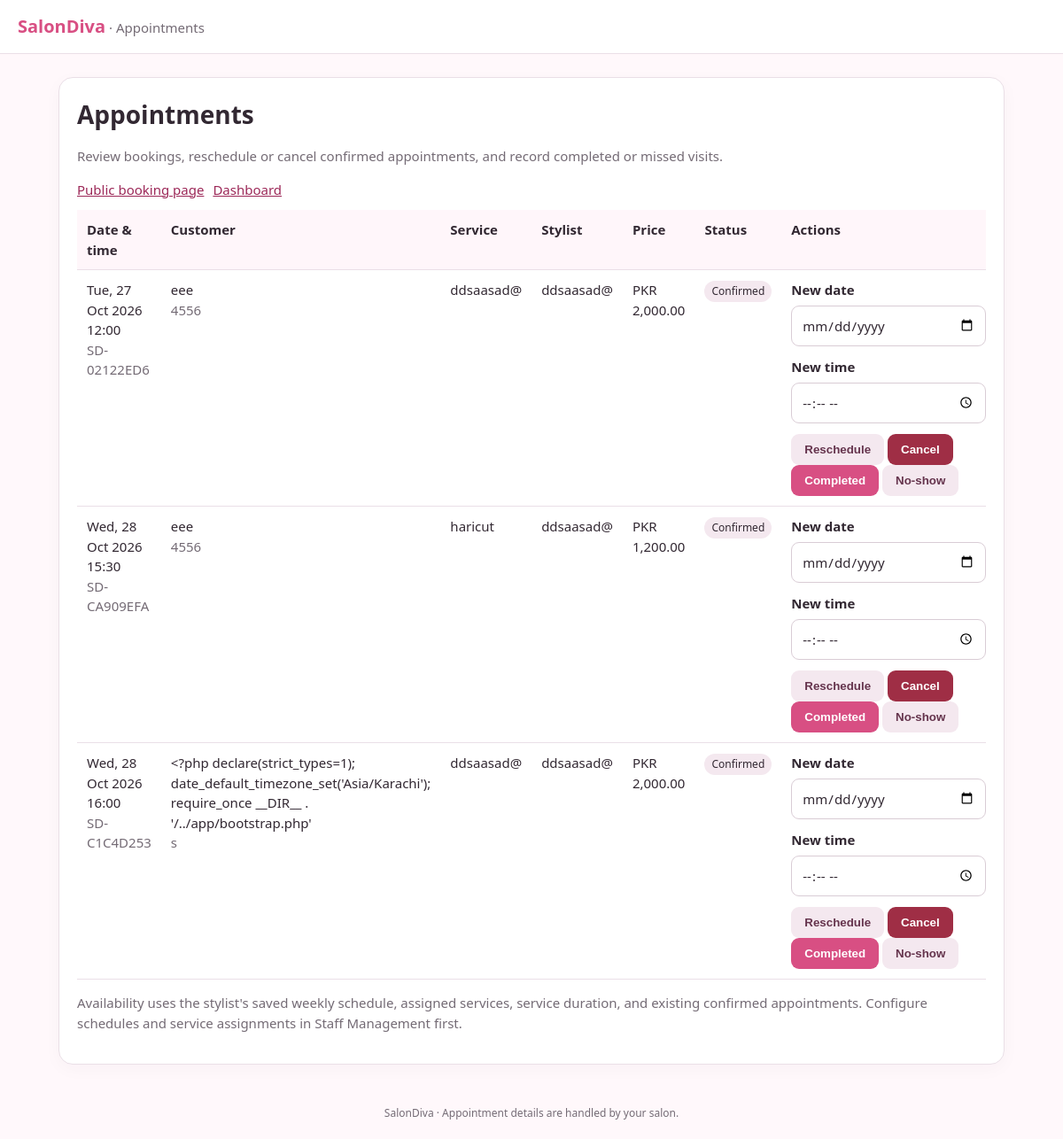
The app's page /appointments.php (signed in) with its own data.
### tables this page shows
CREATE TABLE `appointments` (
  `id` bigint(20) UNSIGNED NOT NULL,
  `booking_code` varchar(20) NOT NULL,
  `customer_id` bigint(20) UNSIGNED NOT NULL,
  `stylist_user_id` bigint(20) UNSIGNED NOT NULL,
  `service_id` bigint(20) UNSIGNED NOT NULL,
  `starts_at` datetime NOT NULL,
  `ends_at` datetime NOT NULL,
  `service_name_snapshot` varchar(120) NOT NULL,
  `service_price_snapshot` decimal(10,2) NOT NULL,
  `status` enum('confirmed','cancelled','completed','no_show') NOT NULL DEFAULT 'confirmed',
  `notes` varchar(1000) DEFAULT NULL,
  `manage_token_hash` char(64) DEFAULT NULL,
  `created_by` bigint(20) UNSIGNED DEFAULT NULL,
  `cancelled_at` datetime DEFAULT NULL,
  `cancelled_by` bigint(20) UNSIGNED DEFAULT NULL,
  `created_at` timestamp NOT NULL DEFAULT current_timestamp(),
  `updated_at` timestamp NOT NULL DEFAULT current_timestamp() ON UPDATE current_timestamp()
);

CREATE TABLE `customers` (
  `id` bigint(20) UNSIGNED NOT NULL,
  `name` varchar(120) NOT NULL,
  `email` varchar(254) DEFAULT NULL,
  `phone` varchar(40) DEFAULT NULL,
  `notes` text DEFAULT NULL,
  `is_active` tinyint(1) NOT NULL DEFAULT 1,
  `created_by` bigint(20) UNSIGNED DEFAULT NULL,
  `created_at` timestamp NOT NULL DEFAULT current_timestamp(),
  `updated_at` timestamp NOT NULL DEFAULT current_timestamp() ON UPDATE current_timestamp()
);

CREATE TABLE `users` (
  `id` bigint(20) UNSIGNED NOT NULL,
  `name` varchar(120) NOT NULL,
  `email` varchar(254) NOT NULL,
  `username` varchar(80) DEFAULT NULL,
  `password_hash` varchar(255) NOT NULL,
  `role` enum('admin','receptionist','stylist') NOT NULL DEFAULT 'stylist',
  `is_active` tinyint(1) NOT NULL DEFAULT 1,
  `account_status` enum('pending','approved','rejected') NOT NULL DEFAULT 'pending',
  `created_at` timestamp NOT NULL DEFAULT current_timestamp(),
  `updated_at` timestamp NOT NULL DEFAULT current_timestamp() ON UPDATE current_timestamp()
);

### app/db.php (called while the page is built, shortened)
<?php
function db(): PDO
{
    static $pdo = null;
    if ($pdo instanceof PDO) {
        return $pdo;
    }
    $config = require __DIR__ . '/config.php';
    $host = (string)($config['db_host'] ?? '127.0.0.1');
    $dbname = (string)($config['db_name'] ?? 'salondiva');
    $user = (string)($config['db_user'] ?? 'root');
    $pass = (string)($config['db_pass'] ?? '');
    $port = !empty($config['db_port']) ? (int)$config['db_port'] : 3306;
    $portStr = ($port > 0 && $port !== 3306) ? ";port={$port}" : '';
    $options = [
        PDO::ATTR_ERRMODE => PDO::ERRMODE_EXCEPTION,
        PDO::ATTR_DEFAULT_FETCH_MODE => PDO::FETCH_ASSOC,
        PDO::ATTR_EMULATE_PREPARES => false,
    ];
    $hostsToTry = array_unique([$host, '127.0.0.1', 'localhost']);
    $lastError = null;
    foreach ($hostsToTry as $currentHost) {
        try {
            $dsn = sprintf('mysql:host=%s%s;dbname=%s;charset=utf8mb4', $currentHost, $portStr, $dbname);
            $pdo = new PDO($dsn, $user, $pass, $options);
            return $pdo;
        } catch (PDOException $e) {
            $lastError = $e;
            if ($e->getCode() === 1049 || stripos($e->getMessage(), 'Unknown database') !== false) {
                try {
                    $serverDsn = sprintf('mysql:host=%s%s;charset=utf8mb4', $currentHost, $portStr);
                    $serverPdo = new PDO($serverDsn, $user, $pass, $options);
                    $serverPdo->exec("CREATE DATABASE IF NOT EXISTS `{$dbname}` CHARACTER SET utf8mb4 COLLATE utf8mb4_unicode_ci");
                    $pdo = new PDO($dsn, $user, $pass, $options);
                    $sqlFile = dirname(__DIR__) . DIRECTORY_SEPARATOR . 'salondiva.sql';
                    if (file_exists($sqlFile)) {
                        $sql = file_get_contents($sqlFile);
                        if ($sql !== false && trim($sql) !== '') {
                            $pdo->exec($sql);
                        }
                    }
                    return $pdo;
                } catch (Throwable $initEx) {
                    $lastError = $initEx;
                }
            }
        }
    }
    throw new RuntimeException(
        'Database connection failed. Please ensure MySQL is running in XAMPP: ' . ($lastError ? $lastError->getMessage() : 'unknown error'),
        0,
        $lastError
    );
}

### app/auth.php (called while the page is built, shortened)
<?php
require_once __DIR__ . '/db.php';
function current_user(): ?array
{
    $stmt = db()->prepare(
        'SELECT id, name, email, username, role, is_active, account_status FROM users WHERE id = :id LIMIT 1'
    );
    $stmt->execute(['id' => (int) $_SESSION['user_id']]);
    $user = $stmt->fetch();
    return $user;
}
function require_login(): array
{
    $user = current_user();
    return $user;
}
function require_role(string ...$roles): array
{
    $user = require_login();
    return $user;
}

### public/appointments.php (the view, shortened to what this page needs)
<?php
require_once __DIR__ . '/../app/appointment_helpers.php';
$user=require_role('admin','receptionist','stylist'); $pdo=db(); $error=''; $notice='';
if ($user['role']==='stylist') {
    $q=$pdo->prepare('SELECT a.*,c.name customer_name,c.phone customer_phone,u.name stylist_name FROM appointments a JOIN customers c ON c.id=a.customer_id JOIN users u ON u.id=a.stylist_user_id WHERE a.stylist_user_id=? AND a.starts_at>=DATE_SUB(NOW(),INTERVAL 30 DAY) ORDER BY a.starts_at LIMIT 200'); $q->execute([(int)$user['id']]); $rows=$q->fetchAll();
} else {
    $rows=$pdo->query('SELECT a.*,c.name customer_name,c.phone customer_phone,u.name stylist_name FROM appointments a JOIN customers c ON c.id=a.customer_id JOIN users u ON u.id=a.stylist_user_id WHERE a.starts_at>=DATE_SUB(NOW(),INTERVAL 30 DAY) ORDER BY a.starts_at LIMIT 300')->fetchAll();
}
?>
<section class="card"><h1>Appointments</h1><p class="muted">Review bookings, reschedule or cancel confirmed appointments, and record completed or missed visits.</p><div class="nav"><a href="booking.php">Public booking page</a><a href="dashboard.php">Dashboard</a></div><?php if($error!==''): ?><div class="alert error"><?=sd_appt_h($error)?></div><?php endif; ?><?php if($notice!==''): ?><div class="alert"><?=sd_appt_h($notice)?></div><?php endif; ?><div class="tablewrap"><table><thead><tr><th>Date & time</th><th>Customer</th><th>Service</th><th>Stylist</th><th>Price</th><th>Status</th><th>Actions</th></tr></thead><tbody>
<?php foreach($rows as $a): ?><tr><td><?=sd_appt_h(date('D, d M Y H:i',strtotime((string)$a['starts_at'])))?><br><span class="hint"><?=sd_appt_h((string)$a['booking_code'])?></span></td><td><?=sd_appt_h((string)$a['customer_name'])?><br><span class="hint"><?=sd_appt_h((string)($a['customer_phone']??''))?></span></td><td><?=sd_appt_h((string)$a['service_name_snapshot'])?></td><td><?=sd_appt_h((string)$a['stylist_name'])?></td><td>PKR <?=number_format((float)$a['service_price_snapshot'],2)?></td><td><span class="pill"><?=sd_appt_h(ucfirst(str_replace('_',' ',(string)$a['status'])))?></span></td><td><?php if($a['status']==='confirmed'): ?><form method="post" style="min-width:220px"><input type="hidden" name="_csrf" value="<?=sd_appt_h(csrf_token())?>"><input type="hidden" name="appointment_id" value="<?=(int)$a['id']?>"><?php if(in_array($user['role'],['admin','receptionist'],true)): ?><input type="hidden" name="action" value="reschedule"><div class="field"><label>New date</label><input type="date" name="appointment_date" min="<?=date('Y-m-d')?>" max="<?=date('Y-m-d',strtotime('+90 days'))?>" required></div><div class="field"><label>New time</label><input type="time" name="start_time" step="900" required></div><button class="btn light" type="submit">Reschedule</button> <button class="btn danger" type="submit" name="action" value="cancel" onclick="return confirm('Cancel this appointment?')">Cancel</button><?php endif; ?><button class="btn" type="submit" name="action" value="completed">Completed</button> <button class="btn light" type="submit" name="action" value="no_show">No-show</button></form><?php else: ?><span class="hint">No actions</span><?php endif; ?></td></tr><?php endforeach; ?><?php if(!$rows): ?><tr><td colspan="7">No appointments in the last 30 days or upcoming.</td></tr><?php endif; ?></tbody></table></div><p class="hint">Availability uses the stylist's saved weekly schedule, assigned services, service duration, and existing confirmed appointments. Configure schedules and service assignments in Staff Management first.</p></section>

### app/appointment_helpers.php (style rules this page uses)
:root { --pink:#d84f83;--ink:#322832;--muted:#746b75;--line:#eadfe7;--bg:#fff8fb;--card:#fff;--good:#e7f8ed;--bad:#fff0f0 }
* { box-sizing:border-box }
body { margin:0;background:var(--bg);color:var(--ink);font:15px/1.5 system-ui,-apple-system,Segoe UI,sans-serif }
.card { background:var(--card);border:1px solid var(--line);border-radius:16px;padding:20px;margin:0 0 18px;box-shadow:0 5px 20px #44223b08 }
h1 { font-size:28px;margin:0 0 8px }
.muted,.hint { color:var(--muted) }
.field { display:flex;flex-direction:column;gap:6px;margin-bottom:12px }
label { font-weight:650 }
input,select,textarea { width:100%;border:1px solid #d9ccd5;border-radius:9px;padding:10px 11px;background:#fff;color:var(--ink);font:inherit }
.btn { display:inline-block;border:0;border-radius:9px;padding:10px 15px;background:var(--pink);color:#fff;text-decoration:none;font-weight:700;cursor:pointer }
.btn.light { background:#f4e8ef;color:#65344d }
.btn.danger { background:#9f2e45 }
.tablewrap { overflow:auto }
table { border-collapse:collapse;width:100%;min-width:740px }
th,td { text-align:left;padding:11px;border-bottom:1px solid var(--line);vertical-align:top }
th { background:#fff6fa }
.pill { display:inline-block;padding:3px 8px;border-radius:20px;background:#f4e8ef;font-size:12px }
.nav { display:flex;gap:10px;flex-wrap:wrap;margin:12px 0 }
.nav a { color:#9c2858 }

### records on screen
appointments: starts_at "Tue, 27 Oct 2026 12:00", booking_code "SD-02122ED6", customer.name "eee", customer.phone "4556", service_name_snapshot "ddsaasad@", stylist_user.name "ddsaasad@", service_price_snapshot "2,000.00", status "Confirmed"
appointments: starts_at "Wed, 28 Oct 2026 15:30", booking_code "SD-CA909EFA", customer.name "eee", customer.phone "4556", service_name_snapshot "haricut", stylist_user.name "ddsaasad@", service_price_snapshot "1,200.00", status "Confirmed"
appointments: starts_at "Wed, 28 Oct 2026 16:00", booking_code "SD-C1C4D253", customer.name "<?php declare(strict_types=1); date_default_timezone_set('Asia/Karachi'); require_once __DIR__ . '/../app/bootstrap.php'", customer.phone "s", service_name_snapshot "ddsaasad@", stylist_user.name "ddsaasad@", service_price_snapshot "2,000.00", status "Confirmed"

### other values on screen
sd_appt_h($title) "Appointments"
